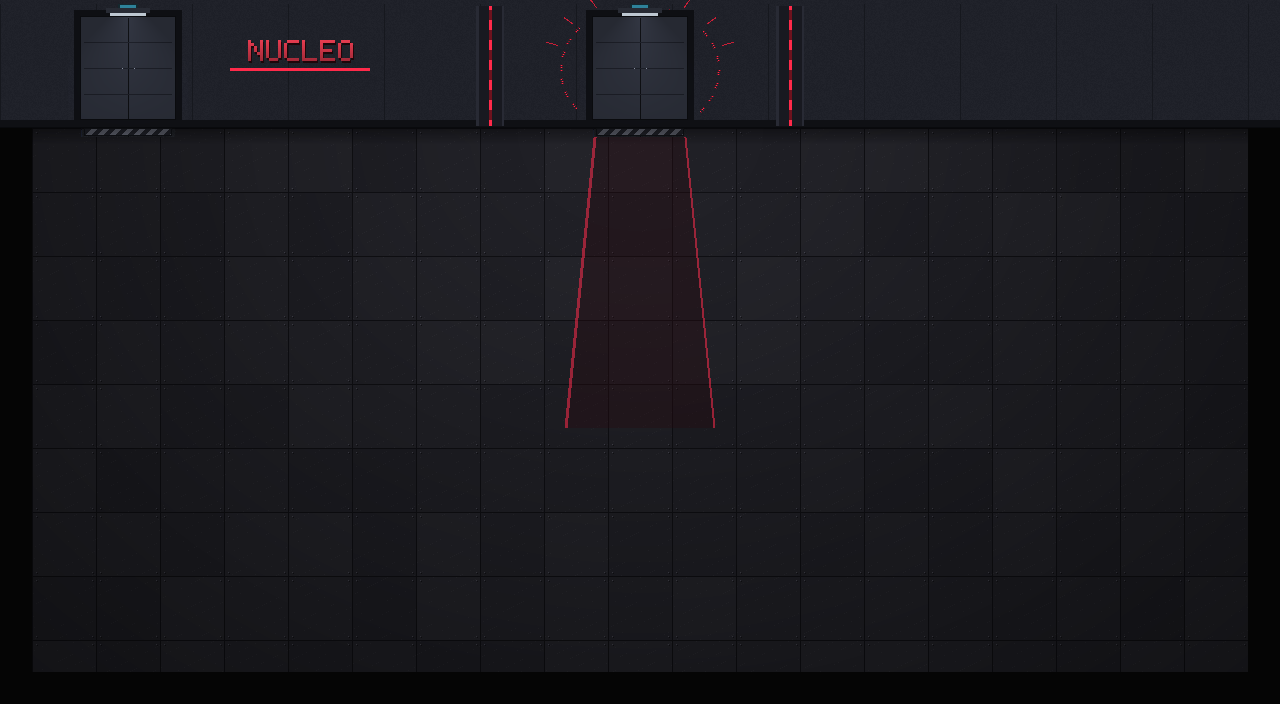
#> input picture client/assets/images/antessala/antessala_bg.png, 1280 x 704 px, given in place of logo.png, which was not available
$ python site_cards.py
#> lines starting #> are read from the running program, lines starting #| are printed output that depends on the picture
"""Gera as imagens dos cards do SITE (abas SOBRE, PERSONAGENS e GAMEPLAY).

Antes os cards eram padrões de CSS (listras, grade, bolinhas) sem relação com
o jogo. Agora cada um mostra o jogo de verdade, MONTADO a partir da arte que já
está no repositório: fundos das salas, sprites, blocos do console, a fonte VCR.
Nada aqui é desenhado à mão nem gerado por IA — é composição. Os retratos do
Cosmo e da Artemis saem do Aseprite (tools/site_retratos.lua); o da ADA é o
sprite do jogo, montado aqui (retrato_ada); o da Artemis é um
recorte da referência que já existia (ver docs/ASSETS.md).

Formato: 240x520 (a proporção do card no desktop). O site mostra tudo em tons de
cinza e acende as cores no card ativo — ver `.media-preview img` no index.css.

Uso:
    python tools/site_cards.py
"""
import json
import os

from PIL import Image, ImageDraw, ImageFont

HERE = os.path.dirname(os.path.abspath(__file__))
ASSETS = os.path.join(HERE, "..", "client", "assets")
OUT = os.path.join(ASSETS, "images", "site")
W, H = 240, 520

CYAN = (74, 214, 255)
DIM = (106, 113, 134)
WHITE = (247, 247, 247)
BG = (8, 9, 12)


def asset(*parts):
    return os.path.join(ASSETS, *parts)


def font(size):
    return ImageFont.truetype(asset("fonts", "VCR_OSD_MONO_1.001.ttf"), size)


# [7 lines left out: function frame, not called in this run]


def blank(color=BG):
    return Image.new("RGBA", (W, H), color + (255,))


def text(im, xy, s, size, color=WHITE, anchor="la"):
    """Texto SEM suavização: a VCR é fonte de pixel, e suavizada em tamanho
    pequeno ela vira borrão. Aliasada, cada letra fica nítida."""
    d = ImageDraw.Draw(im)
    d.fontmode = "1"
    d.text(xy, s, font=font(size), fill=color, anchor=anchor)


def room_composite(bg_path, map_path, extra=()):
    """Fundo da sala + objetos do Tiled (com y-sort), como o jogo monta."""
    bg = Image.open(bg_path).convert("RGBA")
    mapa = json.load(open(map_path, encoding="utf-8"))
    gids = {}
    for ts in mapa["tilesets"]:
        for t in ts["tiles"]:
            gids[ts["firstgid"] + t["id"]] = os.path.normpath(os.path.join(os.path.dirname(map_path), t["image"]))
    objs = next(l for l in mapa["layers"] if l["name"] == "objetos")["objects"]
    items = [(o["y"], gids[o["gid"]], o["x"]) for o in objs] + list(extra)
    for y, path, x in sorted(items, key=lambda t: t[0]):
        img = path if isinstance(path, Image.Image) else Image.open(path).convert("RGBA")
        bg.alpha_composite(img, (int(x), int(y - img.height)))
    return bg


# [26 lines left out: functions dialogue, block, not called in this run]


def save(name, im, pixel=True):
    """Salva em 2x por vizinho-mais-próximo. O card no site mostra a imagem
    MENOR que 240px; reduzir a partir de 480 com filtro suave mantém o texto
    legível, enquanto reduzir 240 com `pixelated` descartava colunas inteiras
    de pixel (VARIÁVEIS virava UARIAUEIS)."""
    os.makedirs(OUT, exist_ok=True)
    im = im.convert("RGB")
    if pixel:                                   # arte de pixel: 2x por vizinho
        im = im.resize((im.width * 2, im.height * 2), Image.NEAREST)
    im.save(os.path.join(OUT, name + ".png"))
    print("salvo:", name)


# --- SOBRE ---------------------------------------------------------------------

def card_jogo():
    """Logo e a frase, centralizados na altura do card."""
    fonte = Image.open(asset("images", "logo.png")).convert("RGBA")
#> fonte is the input picture: PIL image 1280x704 RGBA; mean R, G, B, A 25.5, 24.9, 29.8, 255
    im = blank(fonte.getpixel((4, 4))[:3])          # mesmo preto do logo, sem caixa visível
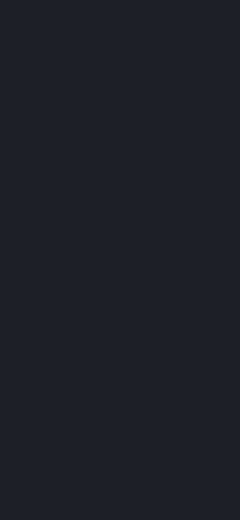
#> im: PIL image 240x520 RGBA; mean R, G, B, A 29, 31, 39, 255
    logo = fonte.crop((330, 230, 925, 650))
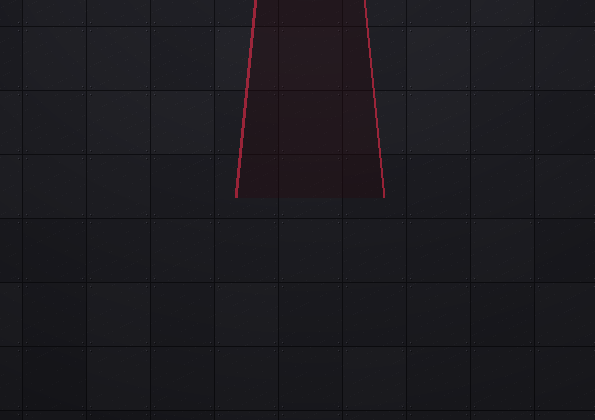
#> logo: PIL image 595x420 RGBA; mean R, G, B, A 27.9, 26.4, 31.4, 255
    logo = logo.resize((W, round(logo.height * W / logo.width)), Image.LANCZOS)
#> logo: PIL image 240x169 RGBA
    mark = Image.open(asset("images", "reprogrammed-wordmark.png")).convert("RGBA")
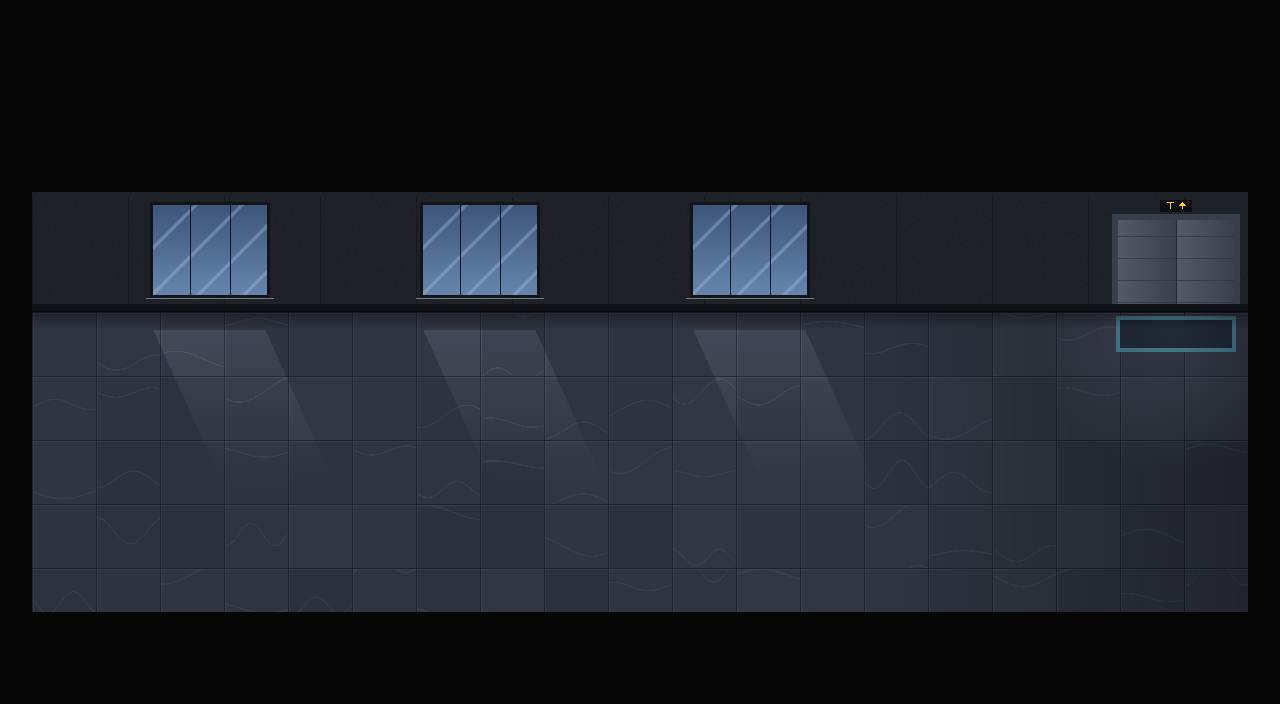
#> input picture client/assets/images/corredor_terreo/corredor_terreo_bg.png, 1280 x 704 px, given in place of reprogrammed-wordmark.png, which was not available
#> mark is the input picture: PIL image 1280x704 RGBA; mean R, G, B, A 28.2, 31.1, 38.2, 255
    mark = mark.resize((212, round(mark.height * 212 / mark.width)), Image.LANCZOS)
#> mark: PIL image 212x117 RGBA
    altura = logo.height + 22 + mark.height + 34 + 3 * 22
#> altura = 408
    y = (H - altura) // 2
#> y = 56
    im.alpha_composite(logo, (0, y))
    y += logo.height + 22
#> y = 247
    im.alpha_composite(mark, ((W - mark.width) // 2, y))
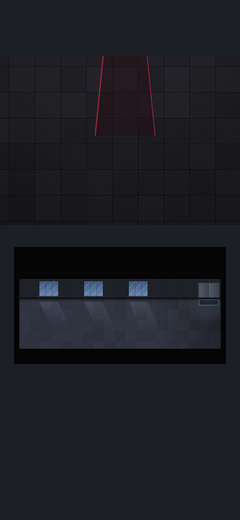
#> im: PIL image 240x520 RGBA; mean R, G, B, A 28.5, 29.5, 36.4, 255
    y += mark.height + 34
#> y = 398
    for k, linha in enumerate(["LÓGICA DE", "PROGRAMAÇÃO", "JOGANDO"]):
        text(im, (W // 2, y + k * 24), linha, 19, (170, 176, 192), "mm")
#> in save, `im = im.resize((im.width * 2, im.height * 2), Image.NEAREST)`:
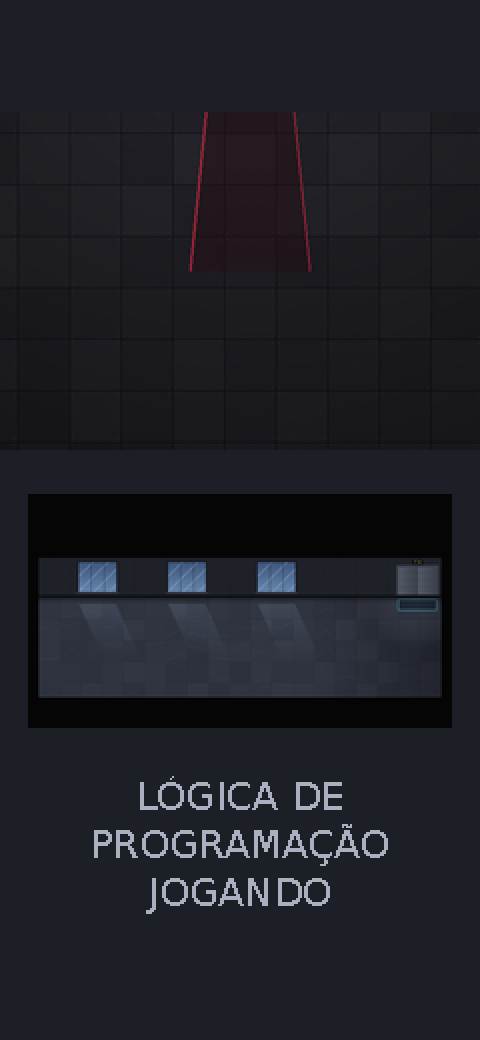
#> im: PIL image 480x1040 RGB; mean R, G, B 30.5, 31.6, 38.5
    return im


def card_historia():
    """Imagem gerada pelo GPT (ver docs/ASSETS.md), só recortada no formato do
    card, centrada na torre. A fonte fica em site/fonte/, fora do glob do site."""
    ref = Image.open(asset("images", "site", "fonte", "historia_gpt.png")).convert("RGBA")
    largura = round(ref.height * W / H)
#> largura = 325
    x0 = min(max(533 - largura // 2, 0), ref.width - largura)      # 533 = centro da torre
#> x0 = 371
    # já no tamanho final (2x): é imagem de alta resolução, não pixel nativo
    return ref.crop((x0, 0, x0 + largura, ref.height)).resize((W * 2, H * 2), Image.LANCZOS)
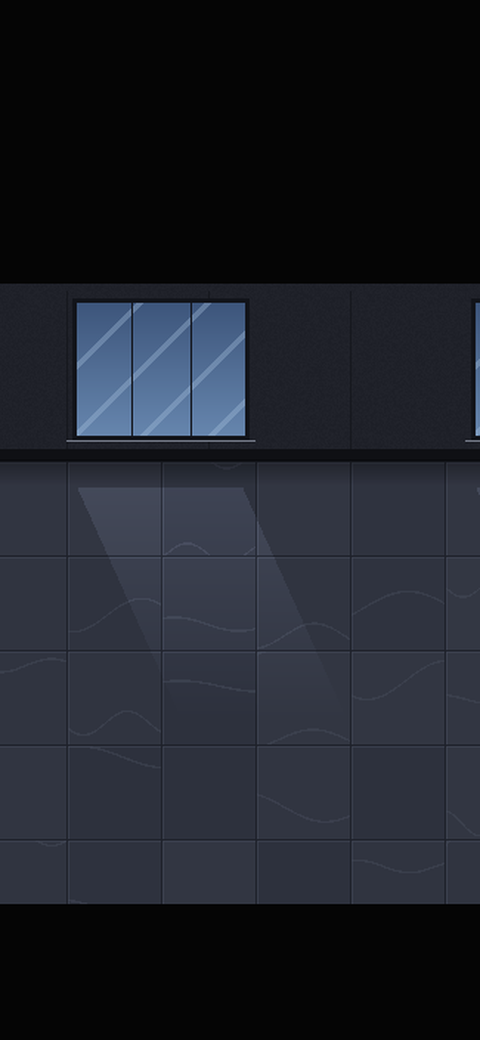
#> returned value: PIL image 480x1040 RGBA; mean R, G, B, A 30.2, 33.5, 41.4, 255


def card_elysium():
    """Os três andares do jogo, de cima para baixo: o NÚCLEO (repetições, o
    andar vermelho da ADA), o TÉRREO e o SUBSOLO, cada um com a sala de verdade."""
    im = blank()
#> im: PIL image 240x520 RGBA
    andares = [
        ("NÚCLEO", "REPETIÇÕES", Image.open(asset("images", "montagem", "montagem_bg.png")).convert("RGBA")
         .crop((280, 0, 760, 240)), (255, 69, 101)),
        ("TÉRREO", "CONDICIONAIS", room_composite(asset("images", "recepcao", "recepcao_bg.png"),
                                                  asset("maps", "recepcao.json")).crop((240, 0, 720, 240)), CYAN),
        ("SUBSOLO", "VARIÁVEIS", room_composite(asset("images", "porao", "porao_bg.png"),
                                               asset("maps", "porao.json")).crop((600, 0, 1080, 240)), CYAN),
    ]
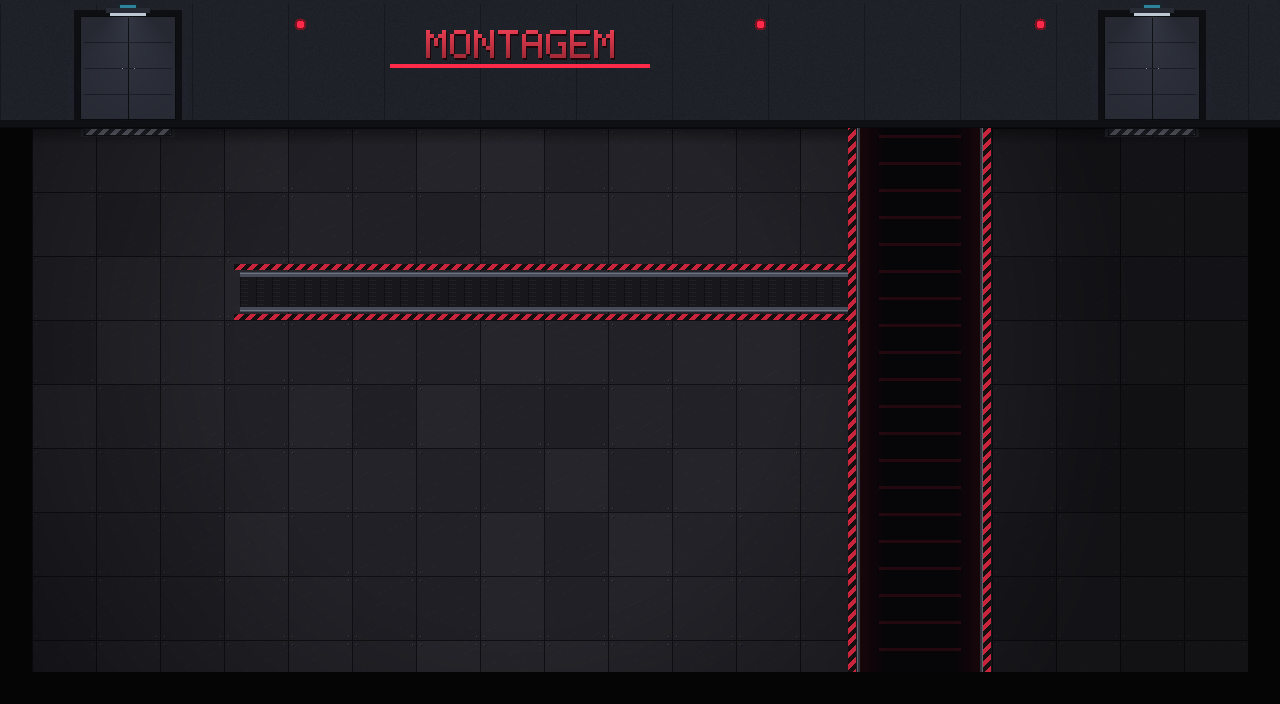
#> input picture client/assets/images/montagem/montagem_bg.png, 1280 x 704 px
    band = H // len(andares)
    d = ImageDraw.Draw(im)
    for k, (andar, tema, foto, cor) in enumerate(andares):
        y = k * band
        im.alpha_composite(foto.resize((W, band - 8), Image.LANCZOS), (0, y + 4))
        d.rectangle([0, y, W, y + 3], fill=(58, 62, 74))    # laje
        # etiquetas no PISO (embaixo), para não cobrir a parede da sala
        d.rectangle([0, y + band - 50, W, y + band - 4], fill=(5, 5, 5))
        text(im, (10, y + band - 46), andar, 19, cor)
        text(im, (10, y + band - 25), tema, 19, WHITE)
    return im


# [141 lines left out: functions card_aprendizado, retrato_ada, card_reprogramar, card_puzzles, card_combate, card_exploracao, not called in this run]


if __name__ == "__main__":
    save("sobre_jogo", card_jogo())
    save("sobre_historia", card_historia(), pixel=False)
#> (the run stopped early here; a loop or call above may not have finished)
